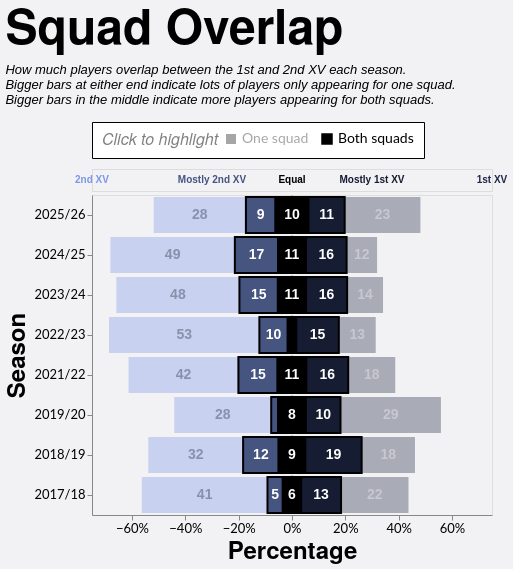

Source (Vega-Lite JSON):
### Vega-Lite specification from a JSON file in a GitHub repository (floating-point values rounded to 4 significant figures)
{"config": {"axis": {"labelFont": "Lato, sans-serif", "titleFont": "PT Sans Narrow, Helvetica Neue, Helvetica, Arial, sans-serif", "labelFontSize": 13, "titleFontSize": 24, "gridColor": "#202947", "gridOpacity": 0.2}, "header": {"labelFont": "PT Sans Narrow, Helvetica Neue, Helvetica, Arial, sans-serif", "titleFont": "PT Sans Narrow, Helvetica Neue, Helvetica, Arial, sans-serif", "labelFontSize": 24, "titleFontSize": 28, "labelFontWeight": "bold", "orient": "left"}, "legend": {"labelFont": "Lato, sans-serif", "titleFont": "PT Sans Narrow, Helvetica Neue, Helvetica, Arial, sans-serif", "labelFontSize": 14, "titleFontSize": 16, "titlePadding": 5, "fillColor": "white", "strokeColor": "black", "padding": 10, "titleFontWeight": "lighter", "titleFontStyle": "italic", "titleColor": "gray", "offset": 10}, "title": {"font": "PT Sans Narrow, Helvetica Neue, Helvetica, Arial, sans-serif", "fontSize": 48, "fontWeight": "bold", "anchor": "start", "align": "center", "titlePadding": 20, "subtitlePadding": 10, "subtitleFontSize": 13, "subtitleColor": "", "subtitleFontStyle": "italic", "offset": 15, "color": "black"}, "axisX": {"labelAngle": 0}, "facet": {"title": null, "header": null, "align": {"row": "each", "column": "each"}}, "resolve": {"scale": {"y": "independent", "facet": "independent"}}, "background": "#f2f1f4"}, "vconcat": [{"data": {"name": "data-3ac57c3fc4e619a5e75a736003a7ffe1"}, "mark": {"type": "text", "align": "center", "baseline": "middle", "fontSize": 10, "fontWeight": "bold", "opacity": 1.0}, "encoding": {"color": {"field": "color", "legend": null, "scale": null, "type": "nominal"}, "text": {"field": "label", "type": "nominal"}, "x": {"axis": null, "field": "x", "type": "quantitative"}}, "height": 22, "width": 400}, {"layer": [{"data": {"name": "data-d285a7403ed98ae579761d64a864032b"}, "mark": {"type": "rule", "color": "#000000", "opacity": 0.3, "size": 1, "strokeDash": [2, 2]}, "encoding": {"x": {"field": "x", "type": "quantitative"}}}, {"data": {"name": "data-37b22525c0b268b129fa90f14b8467be"}, "mark": {"type": "bar"}, "encoding": {"color": {"field": "category", "legend": null, "scale": {"domain": ["1st XV only", "Both (mostly 1st XV)", "Both (equal)", "Both (mostly 2nd XV)", "2nd XV only"], "range": ["#202946", "#161d33", "#000000", "#465480", "#7d96e8"]}, "type": "nominal"}, "opacity": {"condition": {"param": "appearanceSelect", "value": 1.0}, "value": 0.35}, "order": {"field": "render_priority", "sort": "ascending", "type": "quantitative"}, "stroke": {"field": "category_group", "legend": {"orient": "top", "title": "Click to highlight", "titleOrient": "left"}, "scale": {"domain": ["One squad", "Both squads"], "range": ["#00000000", "#000000"]}, "type": "nominal"}, "strokeWidth": {"condition": {"param": "appearanceSelect", "value": 2}, "value": 0}, "tooltip": [{"field": "season", "title": "Season", "type": "ordinal"}, {"field": "category", "title": "Pattern", "type": "nominal"}, {"field": "category_group", "title": "Appearance", "type": "nominal"}, {"field": "players", "title": "Players", "type": "quantitative"}, {"field": "percentage", "format": ".1%", "title": "Percentage", "type": "quantitative"}], "x": {"axis": {"format": "%", "grid": false}, "field": "percentage_start", "scale": {"domain": [-0.75, 0.75], "nice": false}, "title": "Percentage", "type": "quantitative"}, "x2": {"field": "percentage_end"}, "y": {"field": "season", "sort": "descending", "title": "Season", "type": "ordinal"}}, "name": "view_4"}, {"data": {"name": "data-37b22525c0b268b129fa90f14b8467be"}, "mark": {"type": "text", "align": "center", "baseline": "middle", "fontSize": 14, "fontWeight": "bold"}, "encoding": {"color": {"field": "label_color", "legend": null, "scale": null, "type": "nominal"}, "opacity": {"condition": {"param": "appearanceSelect", "value": 1.0}, "value": 0.35}, "text": {"field": "players", "format": ".0f", "type": "quantitative"}, "x": {"field": "label_position", "type": "quantitative"}, "y": {"field": "season", "sort": "descending", "title": "Season", "type": "ordinal"}}, "transform": [{"filter": "datum.percentage >= 0.035"}]}], "height": {"step": 40}, "resolve": {"scale": {"x": "shared"}}, "width": 400}], "params": [{"name": "appearanceSelect", "select": {"type": "point", "fields": ["category_group"]}, "bind": "legend", "views": ["view_4"], "value": [{"category_group": "Both squads"}]}], "spacing": 2, "title": {"text": "Squad Overlap", "subtitle": ["How much players overlap between the 1st and 2nd XV each season.", "Bigger bars at either end indicate lots of players only appearing for one squad.", "Bigger bars in the middle indicate more players appearing for both squads."]}, "$schema": "https://vega.github.io/schema/vega-lite/v5.20.1.json", "datasets": {"data-3ac57c3fc4e619a5e75a736003a7ffe1": [{"x": -0.5, "label": "2nd XV", "color": "#7d96e8"}, {"x": -0.2, "label": "Mostly 2nd XV", "color": "#465480"}, {"x": 0.0, "label": "Equal", "color": "#000000"}, {"x": 0.2, "label": "Mostly 1st XV", "color": "#161d33"}, {"x": 0.5, "label": "1st XV", "color": "#202946"}], "data-d285a7403ed98ae579761d64a864032b": [{"x": 0}], "data-37b22525c0b268b129fa90f14b8467be": [{"type_code": -2, "season": "2017/18", "category": "2nd XV only", "players": 41, "category_group": "One squad", "render_priority": 0, "percentage": 0.4713, "percentage_end": -0.09195, "percentage_start": -0.5632, "label_position": -0.3276, "label_color": "#111827"}, {"type_code": -1, "season": "2017/18", "category": "Both (mostly 2nd XV)", "players": 5, "category_group": "Both squads", "render_priority": 1, "percentage": 0.05747, "percentage_end": -0.03448, "percentage_start": -0.09195, "label_position": -0.06322, "label_color": "white"}, {"type_code": 0, "season": "2017/18", "category": "Both (equal)", "players": 6, "category_group": "Both squads", "render_priority": 1, "percentage": 0.06897, "percentage_end": 0.03448, "percentage_start": -0.03448, "label_position": 6.939e-17, "label_color": "white"}, {"type_code": 1, "season": "2017/18", "category": "Both (mostly 1st XV)", "players": 13, "category_group": "Both squads", "render_priority": 1, "percentage": 0.1494, "percentage_end": 0.1839, "percentage_start": 0.03448, "label_position": 0.1092, "label_color": "white"}, {"type_code": 2, "season": "2017/18", "category": "1st XV only", "players": 22, "category_group": "One squad", "render_priority": 0, "percentage": 0.2529, "percentage_end": 0.4368, "percentage_start": 0.1839, "label_position": 0.3103, "label_color": "white"}, {"type_code": -2, "season": "2018/19", "category": "2nd XV only", "players": 32, "category_group": "One squad", "render_priority": 0, "percentage": 0.3556, "percentage_end": -0.1833, "percentage_start": -0.5389, "label_position": -0.3611, "label_color": "#111827"}, {"type_code": -1, "season": "2018/19", "category": "Both (mostly 2nd XV)", "players": 12, "category_group": "Both squads", "render_priority": 1, "percentage": 0.1333, "percentage_end": -0.05, "percentage_start": -0.1833, "label_position": -0.1167, "label_color": "white"}, {"type_code": 0, "season": "2018/19", "category": "Both (equal)", "players": 9, "category_group": "Both squads", "render_priority": 1, "percentage": 0.1, "percentage_end": 0.05, "percentage_start": -0.05, "label_position": -6.939e-17, "label_color": "white"}, {"type_code": 1, "season": "2018/19", "category": "Both (mostly 1st XV)", "players": 19, "category_group": "Both squads", "render_priority": 1, "percentage": 0.2111, "percentage_end": 0.2611, "percentage_start": 0.05, "label_position": 0.1556, "label_color": "white"}, {"type_code": 2, "season": "2018/19", "category": "1st XV only", "players": 18, "category_group": "One squad", "render_priority": 0, "percentage": 0.2, "percentage_end": 0.4611, "percentage_start": 0.2611, "label_position": 0.3611, "label_color": "white"}, {"type_code": -2, "season": "2019/20", "category": "2nd XV only", "players": 28, "category_group": "One squad", "render_priority": 0, "percentage": 0.3636, "percentage_end": -0.07792, "percentage_start": -0.4416, "label_position": -0.2597, "label_color": "#111827"}, {"type_code": -1, "season": "2019/20", "category": "Both (mostly 2nd XV)", "players": 2, "category_group": "Both squads", "render_priority": 1, "percentage": 0.02597, "percentage_end": -0.05195, "percentage_start": -0.07792, "label_position": -0.06494, "label_color": "white"}, {"type_code": 0, "season": "2019/20", "category": "Both (equal)", "players": 8, "category_group": "Both squads", "render_priority": 1, "percentage": 0.1039, "percentage_end": 0.05195, "percentage_start": -0.05195, "label_position": 1.388e-17, "label_color": "white"}, {"type_code": 1, "season": "2019/20", "category": "Both (mostly 1st XV)", "players": 10, "category_group": "Both squads", "render_priority": 1, "percentage": 0.1299, "percentage_end": 0.1818, "percentage_start": 0.05195, "label_position": 0.1169, "label_color": "white"}, {"type_code": 2, "season": "2019/20", "category": "1st XV only", "players": 29, "category_group": "One squad", "render_priority": 0, "percentage": 0.3766, "percentage_end": 0.5584, "percentage_start": 0.1818, "label_position": 0.3701, "label_color": "white"}, {"type_code": -2, "season": "2021/22", "category": "2nd XV only", "players": 42, "category_group": "One squad", "render_priority": 0, "percentage": 0.4118, "percentage_end": -0.201, "percentage_start": -0.6127, "label_position": -0.4069, "label_color": "#111827"}, {"type_code": -1, "season": "2021/22", "category": "Both (mostly 2nd XV)", "players": 15, "category_group": "Both squads", "render_priority": 1, "percentage": 0.1471, "percentage_end": -0.05392, "percentage_start": -0.201, "label_position": -0.1275, "label_color": "white"}, {"type_code": 0, "season": "2021/22", "category": "Both (equal)", "players": 11, "category_group": "Both squads", "render_priority": 1, "percentage": 0.1078, "percentage_end": 0.05392, "percentage_start": -0.05392, "label_position": 2.776e-17, "label_color": "white"}, {"type_code": 1, "season": "2021/22", "category": "Both (mostly 1st XV)", "players": 16, "category_group": "Both squads", "render_priority": 1, "percentage": 0.1569, "percentage_end": 0.2108, "percentage_start": 0.05392, "label_position": 0.1324, "label_color": "white"}, {"type_code": 2, "season": "2021/22", "category": "1st XV only", "players": 18, "category_group": "One squad", "render_priority": 0, "percentage": 0.1765, "percentage_end": 0.3873, "percentage_start": 0.2108, "label_position": 0.299, "label_color": "white"}, {"type_code": -2, "season": "2022/23", "category": "2nd XV only", "players": 53, "category_group": "One squad", "render_priority": 0, "percentage": 0.5638, "percentage_end": -0.1223, "percentage_start": -0.6862, "label_position": -0.4043, "label_color": "#111827"}, {"type_code": -1, "season": "2022/23", "category": "Both (mostly 2nd XV)", "players": 10, "category_group": "Both squads", "render_priority": 1, "percentage": 0.1064, "percentage_end": -0.01596, "percentage_start": -0.1223, "label_position": -0.06915, "label_color": "white"}, {"type_code": 0, "season": "2022/23", "category": "Both (equal)", "players": 3, "category_group": "Both squads", "render_priority": 1, "percentage": 0.03191, "percentage_end": 0.01596, "percentage_start": -0.01596, "label_position": -3.469e-18, "label_color": "white"}, {"type_code": 1, "season": "2022/23", "category": "Both (mostly 1st XV)", "players": 15, "category_group": "Both squads", "render_priority": 1, "percentage": 0.1596, "percentage_end": 0.1755, "percentage_start": 0.01596, "label_position": 0.09574, "label_color": "white"}, {"type_code": 2, "season": "2022/23", "category": "1st XV only", "players": 13, "category_group": "One squad", "render_priority": 0, "percentage": 0.1383, "percentage_end": 0.3138, "percentage_start": 0.1755, "label_position": 0.2447, "label_color": "white"}, {"type_code": -2, "season": "2023/24", "category": "2nd XV only", "players": 48, "category_group": "One squad", "render_priority": 0, "percentage": 0.4615, "percentage_end": -0.1971, "percentage_start": -0.6587, "label_position": -0.4279, "label_color": "#111827"}, {"type_code": -1, "season": "2023/24", "category": "Both (mostly 2nd XV)", "players": 15, "category_group": "Both squads", "render_priority": 1, "percentage": 0.1442, "percentage_end": -0.05288, "percentage_start": -0.1971, "label_position": -0.125, "label_color": "white"}, {"type_code": 0, "season": "2023/24", "category": "Both (equal)", "players": 11, "category_group": "Both squads", "render_priority": 1, "percentage": 0.1058, "percentage_end": 0.05288, "percentage_start": -0.05288, "label_position": -7.633e-17, "label_color": "white"}, {"type_code": 1, "season": "2023/24", "category": "Both (mostly 1st XV)", "players": 16, "category_group": "Both squads", "render_priority": 1, "percentage": 0.1538, "percentage_end": 0.2067, "percentage_start": 0.05288, "label_position": 0.1298, "label_color": "white"}, {"type_code": 2, "season": "2023/24", "category": "1st XV only", "players": 14, "category_group": "One squad", "render_priority": 0, "percentage": 0.1346, "percentage_end": 0.3413, "percentage_start": 0.2067, "label_position": 0.274, "label_color": "white"}, {"type_code": -2, "season": "2024/25", "category": "2nd XV only", "players": 49, "category_group": "One squad", "render_priority": 0, "percentage": 0.4667, "percentage_end": -0.2143, "percentage_start": -0.681, "label_position": -0.4476, "label_color": "#111827"}, {"type_code": -1, "season": "2024/25", "category": "Both (mostly 2nd XV)", "players": 17, "category_group": "Both squads", "render_priority": 1, "percentage": 0.1619, "percentage_end": -0.05238, "percentage_start": -0.2143, "label_position": -0.1333, "label_color": "white"}, {"type_code": 0, "season": "2024/25", "category": "Both (equal)", "players": 11, "category_group": "Both squads", "render_priority": 1, "percentage": 0.1048, "percentage_end": 0.05238, "percentage_start": -0.05238, "label_position": -7.633e-17, "label_color": "white"}, {"type_code": 1, "season": "2024/25", "category": "Both (mostly 1st XV)", "players": 16, "category_group": "Both squads", "render_priority": 1, "percentage": 0.1524, "percentage_end": 0.2048, "percentage_start": 0.05238, "label_position": 0.1286, "label_color": "white"}, {"type_code": 2, "season": "2024/25", "category": "1st XV only", "players": 12, "category_group": "One squad", "render_priority": 0, "percentage": 0.1143, "percentage_end": 0.319, "percentage_start": 0.2048, "label_position": 0.2619, "label_color": "white"}, {"type_code": -2, "season": "2025/26", "category": "2nd XV only", "players": 28, "category_group": "One squad", "render_priority": 0, "percentage": 0.3457, "percentage_end": -0.1728, "percentage_start": -0.5185, "label_position": -0.3457, "label_color": "#111827"}, {"type_code": -1, "season": "2025/26", "category": "Both (mostly 2nd XV)", "players": 9, "category_group": "Both squads", "render_priority": 1, "percentage": 0.1111, "percentage_end": -0.06173, "percentage_start": -0.1728, "label_position": -0.1173, "label_color": "white"}, {"type_code": 0, "season": "2025/26", "category": "Both (equal)", "players": 10, "category_group": "Both squads", "render_priority": 1, "percentage": 0.1235, "percentage_end": 0.06173, "percentage_start": -0.06173, "label_position": -5.551e-17, "label_color": "white"}, {"type_code": 1, "season": "2025/26", "category": "Both (mostly 1st XV)", "players": 11, "category_group": "Both squads", "render_priority": 1, "percentage": 0.1358, "percentage_end": 0.1975, "percentage_start": 0.06173, "label_position": 0.1296, "label_color": "white"}, {"type_code": 2, "season": "2025/26", "category": "1st XV only", "players": 23, "category_group": "One squad", "render_priority": 0, "percentage": 0.284, "percentage_end": 0.4815, "percentage_start": 0.1975, "label_position": 0.3395, "label_color": "white"}]}}
